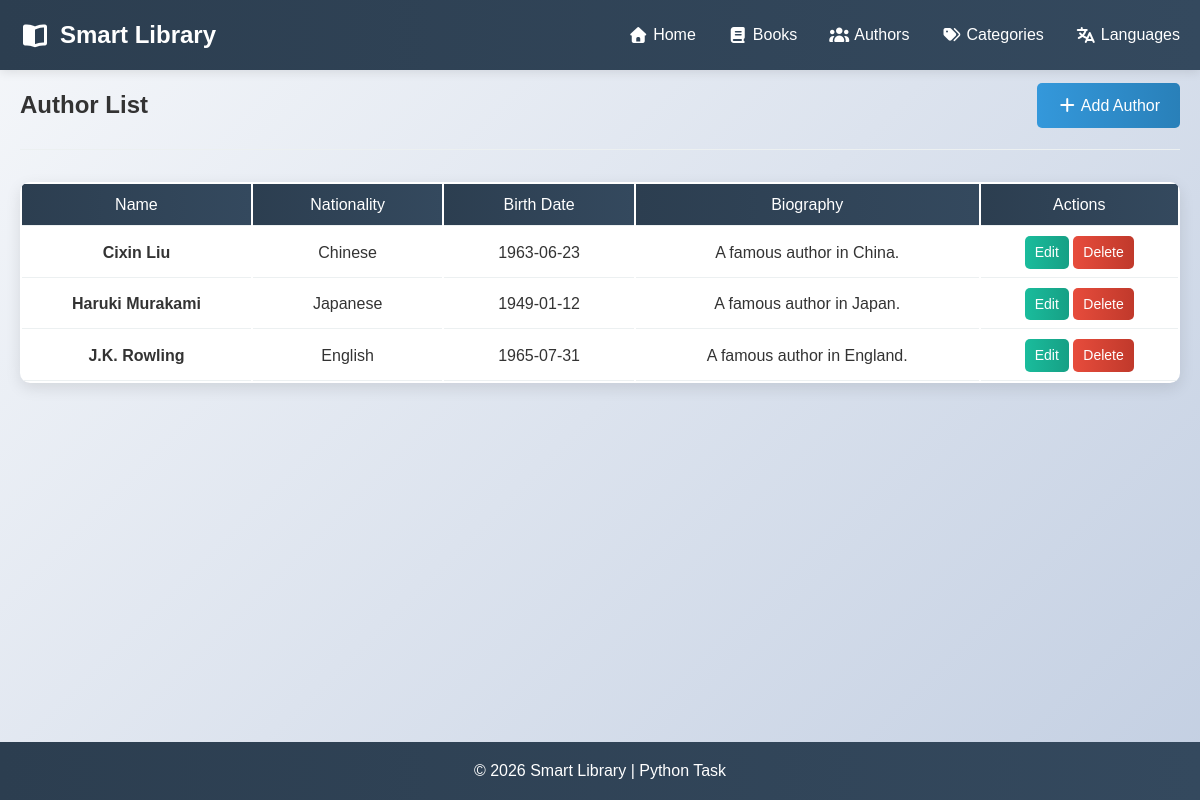
Page /authors on the earlier database version.
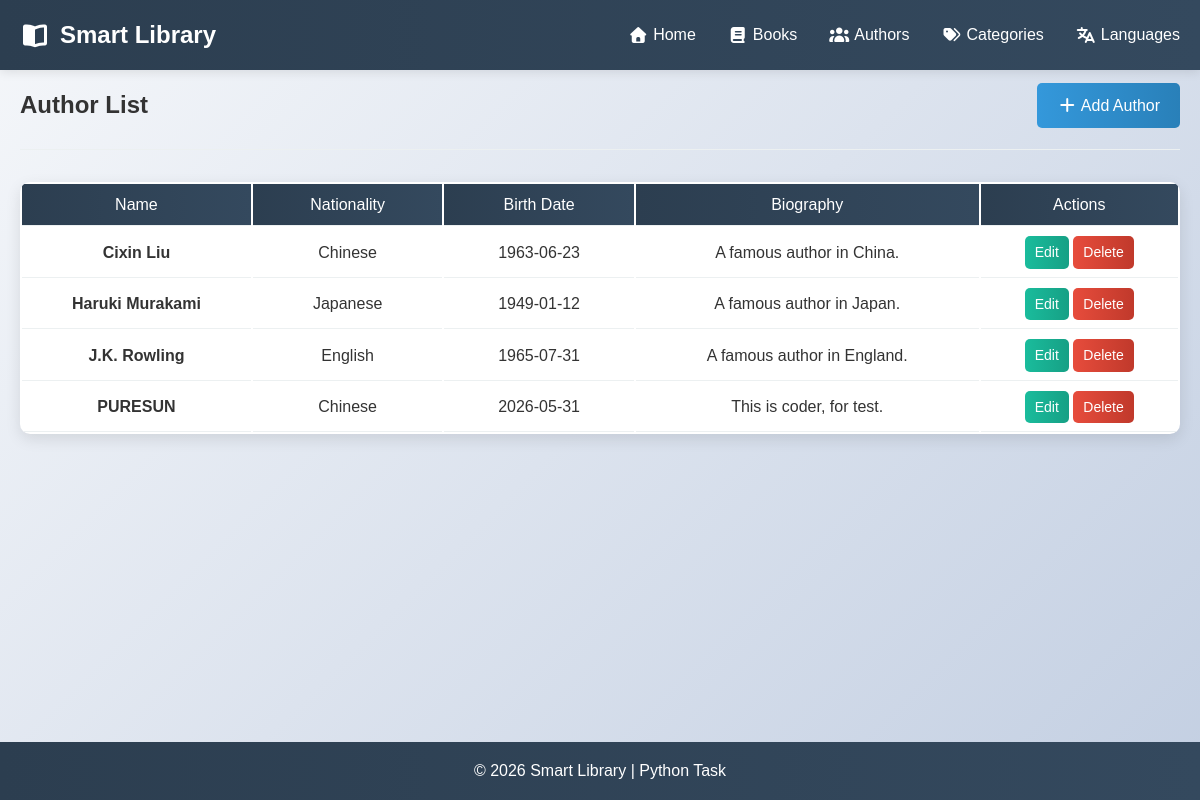
Same page on the later database version.
### models.py (models this page shows, shortened)
class Author(db.Model):
    id = db.Column(db.Integer, primary_key=True)
    name = db.Column(db.String(100), nullable=False)
    birth_date = db.Column(db.Date)
    nationality_id = db.Column(db.Integer, db.ForeignKey('language.id'), nullable=False)
    is_alive = db.Column(db.Boolean, default=True)
    biography = db.Column(db.Text)
    books = db.relationship('Book', backref='author', lazy=True)

class Language(db.Model):
    id = db.Column(db.Integer, primary_key=True)
    name = db.Column(db.String(50), nullable=False, unique=True)
    books = db.relationship('Book', backref='language', lazy=True)
    authors = db.relationship('Author', backref='nationality', lazy=True)

### app.py (the view)
@app.route('/authors')
def list_authors():
    return render_template('authors.html', authors=Author.query.all())

### templates/authors.html (shortened to what this page needs)
{% extends "base.html" %}
{% block content %}
<section class="page-header">
    <h1 class="main_title">Author List</h1>
    <a href="{{ url_for('add_author') }}" class="btn btn-primary"><i class="fas fa-plus"></i> Add Author</a>
</section>
<div class="books-container">
    {% if authors %}
    <table class="books-table">
        <thead>
            <tr>
                <th>Name</th>
                <th>Nationality</th>
                <th>Birth Date</th>
                <th>Biography</th>
                <th>Actions</th>
            </tr>
        </thead>
        <tbody>
            {% for author in authors %}
            <tr>
                <td><strong>{{ author.name }}</strong></td>
                <td>{{ author.nationality.name or 'Unknown' }}</td>
                <td>{{ author.birth_date or 'Unknown' }}</td>
                <td style="max-width: 300px; text-overflow: ellipsis; overflow: hidden; white-space: nowrap;">{{
                    author.biography or 'None' }}</td>
                <td>
                    <a href="{{ url_for('edit_author', author_id=author.id) }}" class="btn btn-small btn-info">Edit</a>
                    <a href="{{ url_for('delete_author', author_id=author.id) }}"
                        class="btn btn-small btn-danger">Delete</a>
                </td>
            </tr>
            {% endfor %}
        </tbody>
    </table>
    {% else %}
    <div class="empty-state">
        <h3>No authors available</h3>
    </div>
    {% endif %}
</div>
{% endblock %}

Differences in the rows shown:
added Author: name "PURESUN", nationality "Chinese", birth_date "2026-05-31", biography "This is coder, for test."
